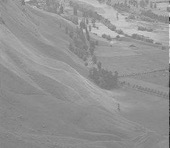
#> input picture 5-大三上/数字图像处理/exp.4/assert/fig4.jpg, 170 x 148 px
$ python 2-cdf.py
#> lines starting #> are read from the running program, lines starting #| are printed output that depends on the picture
import cv2
import numpy as np
from matplotlib import pyplot as plt
import seaborn as sb

sb.set()
sb.set_style("whitegrid")

plt.rcParams["figure.dpi"] = 320

if __name__ == '__main__':
    img = cv2.imread("../assert/fig4.jpg")
#> img is the input picture: shape (148, 170, 3); min 33, max 220, mean 147.6
    hist, bins = np.histogram(img.flatten(), 256, [0, 256])
#> hist = 256 values, max 3177 at index 137, min 0 at index 0, mean 294.8; bins = 257 values from 0 to 256

    cdf = hist.cumsum()
#> cdf = 256 values from 0 to 75480
    cdf_normalized = cdf * hist.max() / cdf.max()
#> cdf_normalized = 256 values from 0 to 3177

    plt.plot(cdf_normalized, color="b", label="Histogram")
    plt.hist(img.flatten(), 256, [0, 256], color="r", label="CDF")

    plt.xlim([0, 256])
    plt.legend()
    plt.savefig("../output/cdf.jpg")
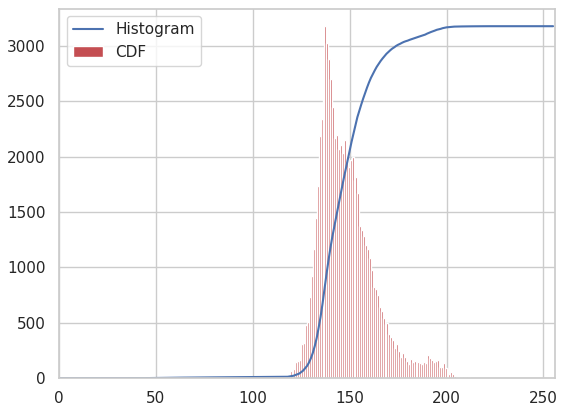
#> figure drawn by matplotlib, 1 panel; tallest bar 3177 high, from x = 137 to 138; curve peaks at x = 220, y = 3177

$ run again, with 5-大三上/数字图像处理/exp.4/assert/fig1.jpg copied over 5-大三上/数字图像处理/exp.4/assert/fig4.jpg
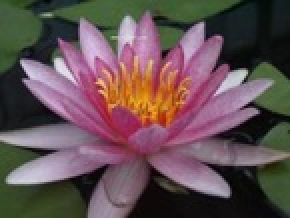
#> input picture 5-大三上/数字图像处理/exp.4/assert/fig1.jpg, 145 x 109 px (shown 2 times larger)
#> img is the input picture: shape (109, 145, 3); mean B, G, R 83.2, 80.7, 100.7
#> hist = 256 values, max 664 at index 13, min 0 at index 241, mean 185.2; bins = 257 values from 0 to 256
#> cdf = 256 values from 50 to 47415
#> cdf_normalized = 256 values from 0.7 to 664
#> `plt.savefig("../output/cdf.jpg")`:
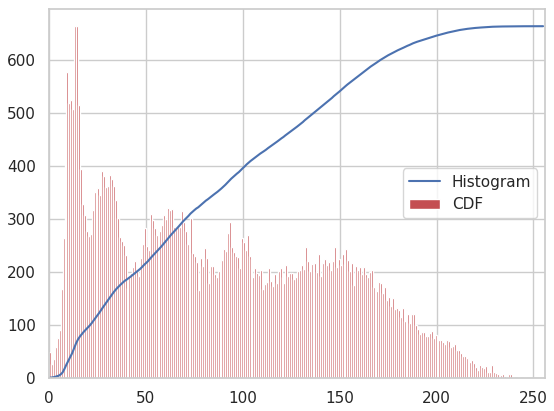
#> figure drawn by matplotlib, 1 panel; curve peaks at x = 255, y = 664

$ run again, with 5-大三上/数字图像处理/exp.4/assert/fig2.jpg copied over 5-大三上/数字图像处理/exp.4/assert/fig4.jpg
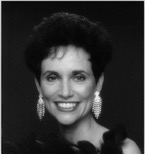
#> input picture 5-大三上/数字图像处理/exp.4/assert/fig2.jpg, 145 x 154 px
#> img is the input picture: shape (154, 145, 3); min 4, max 243, mean 49.2
#> hist = 256 values, max 4725 at index 21, min 0 at index 0, mean 261.7; bins = 257 values from 0 to 256
#> cdf = 256 values from 0 to 66990
#> cdf_normalized = 256 values from 0 to 4725
#> `plt.savefig("../output/cdf.jpg")`:
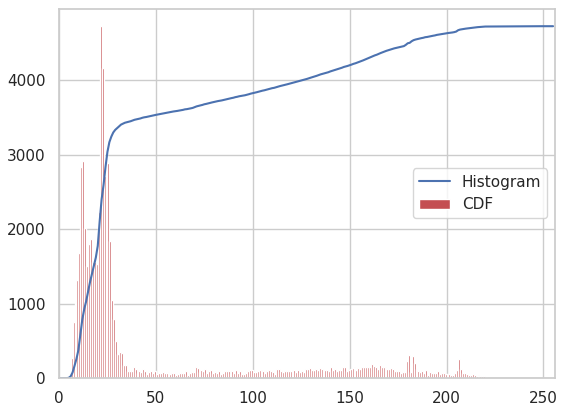
#> figure drawn by matplotlib, 1 panel; tallest bar 4725 high, from x = 21 to 22; curve peaks at x = 243, y = 4725

$ run again, with 5-大三上/数字图像处理/exp.4/assert/fig3.jpg copied over 5-大三上/数字图像处理/exp.4/assert/fig4.jpg
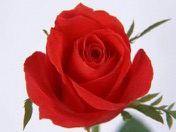
#> input picture 5-大三上/数字图像处理/exp.4/assert/fig3.jpg, 176 x 132 px
#> img is the input picture: shape (132, 176, 3); mean B, G, R 124.2, 121.9, 194.7
#> hist = 256 values, max 3575 at index 235, min 33 at index 59, mean 272.2; bins = 257 values from 0 to 256
#> cdf = 256 values from 1605 to 69696
#> cdf_normalized = 256 values from 82.33 to 3575
#> `plt.savefig("../output/cdf.jpg")`:
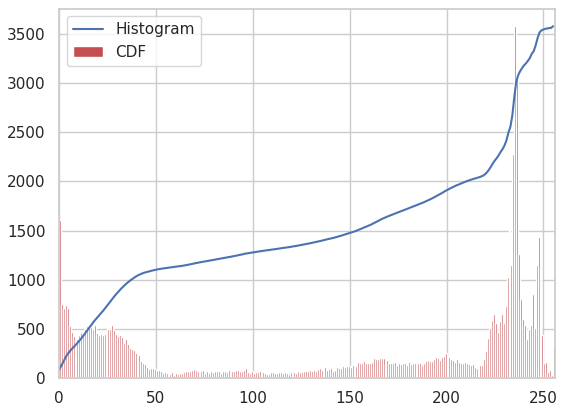
#> figure drawn by matplotlib, 1 panel; tallest bar 3575 high, from x = 235 to 236; curve peaks at x = 255, y = 3575
